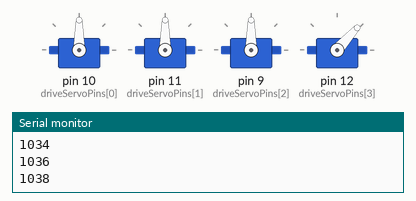
Simulated run of this sketch. Board: Arduino Uno, built with avr-gcc and run on an emulated ATmega328P. On the bench: 4 × servo, the last lines printed to the serial monitor.

Above: at 1.0 s.
At 11.11 s:
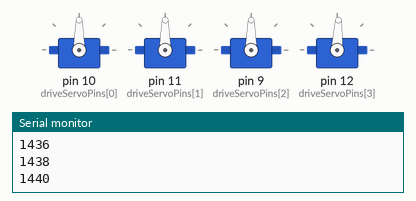
At 20.97 s:
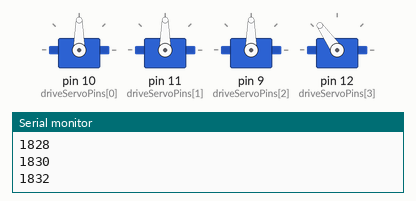
At 39.62 s:
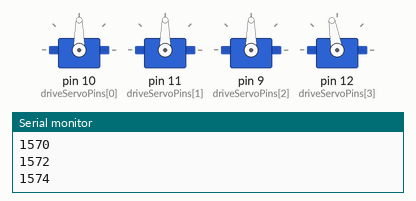
Timing chart, 0 to 40.0 s (numbered marks = the images above):
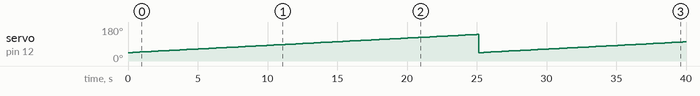

Measured:
- by itself, servo on pin 12 (driveServoPins[3]): 44° → 45° at 0.10 s, → 46° 0.25 s later, → 47° 0.25 s later, → 48° 0.25 s later, … (155 changes in this stretch)

The sketch:

servo_midpoint.ino
```cpp
#include <Servo.h>

Servo servos[4];
const int driveServoPins[4] = {10, 11, 9, 12};

void setup() {
  Serial.begin(115200);

  for(int i=0; i<4; i++) {
    servos[i].attach(driveServoPins[i]);
  }


}

// 0: 1380 to 1630
// 1: 1400 to 1550
// 2: 1380 to 1600
// 3: 1350 to 1680

const int MID[4] = {1505, 1475, 1490, 1515};

void loop() {
  for(int i=1000; i<2000; i+=2) {
    Serial.println(i);

    servos[3].writeMicroseconds(i);

    delay(50);
  }
}
```
